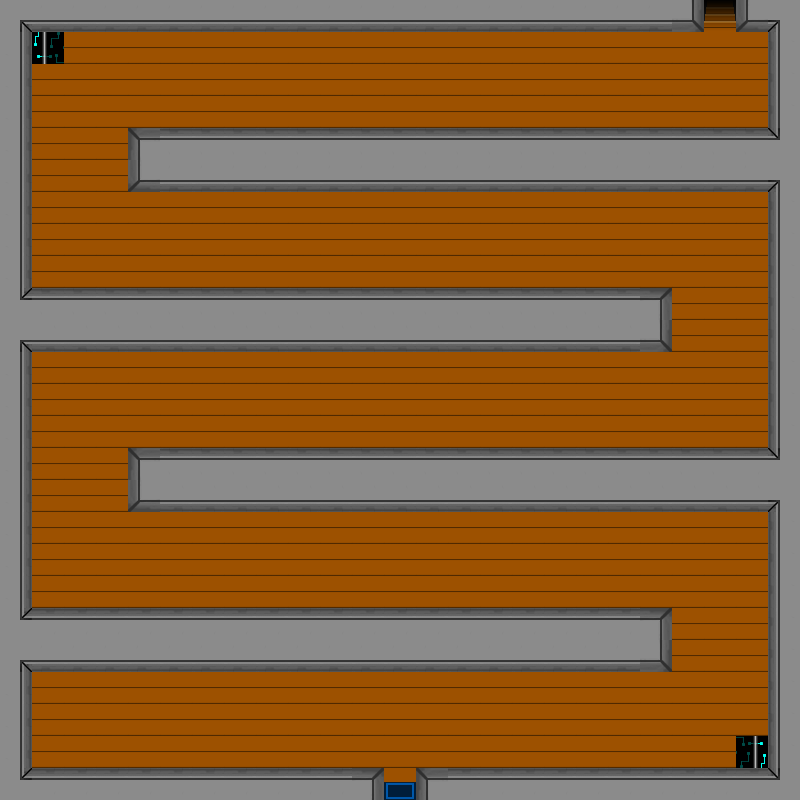

A level layout from a 2D game, rendered from its tile map. Below: a short description, then the map file with tile-grid data replaced by summaries:
An orthogonal 25x25 tile map with 32x32 px tiles, 1 tile layer (Camada de Tiles 1), 6 tilesets.

<map version="1.0" orientation="orthogonal" renderorder="right-down" width="25" height="25" tilewidth="32" tileheight="32" nextobjectid="1">
 <tileset firstgid="1" name="Parede" tilewidth="32" tileheight="32">
  <image source="Parede.png" width="96" height="32" />
 </tileset>
 <tileset firstgid="4" name="Tile_Madeira" tilewidth="32" tileheight="32">
  <image source="Tile_Madeira.png" width="32" height="32" />
  <tile id="0">
   <properties>
    <property name="blocked" value="blocked" />
   </properties>
  </tile>
 </tileset>
 <tileset firstgid="5" name="TapeteEntrada" tilewidth="32" tileheight="32">
  <image source="TapeteEntrada.png" width="32" height="32" />
  <tile id="0">
   <properties>
    <property name="door" value="door" />
   </properties>
  </tile>
 </tileset>
 <tileset firstgid="6" name="EscadaDescendo" tilewidth="32" tileheight="32">
  <image source="EscadaDescendo.png" width="32" height="32" />
  <tile id="0">
   <properties>
    <property name="door" value="door" />
   </properties>
  </tile>
 </tileset>
 <tileset firstgid="7" name="EscadaSubindo" tilewidth="32" tileheight="32">
  <image source="EscadaSubindo.png" width="32" height="32" />
  <tile id="0">
   <properties>
    <property name="door" value="door" />
   </properties>
  </tile>
 </tileset>
 <tileset firstgid="8" name="Bau" tilewidth="32" tileheight="32">
  <image source="Bau.png" width="32" height="32" />
 </tileset>
 <layer name="Camada de Tiles 1" width="25" height="25">
  <data>[625 cells, 625 non-empty, 7 distinct tile ids]</data>
 </layer>
</map>
